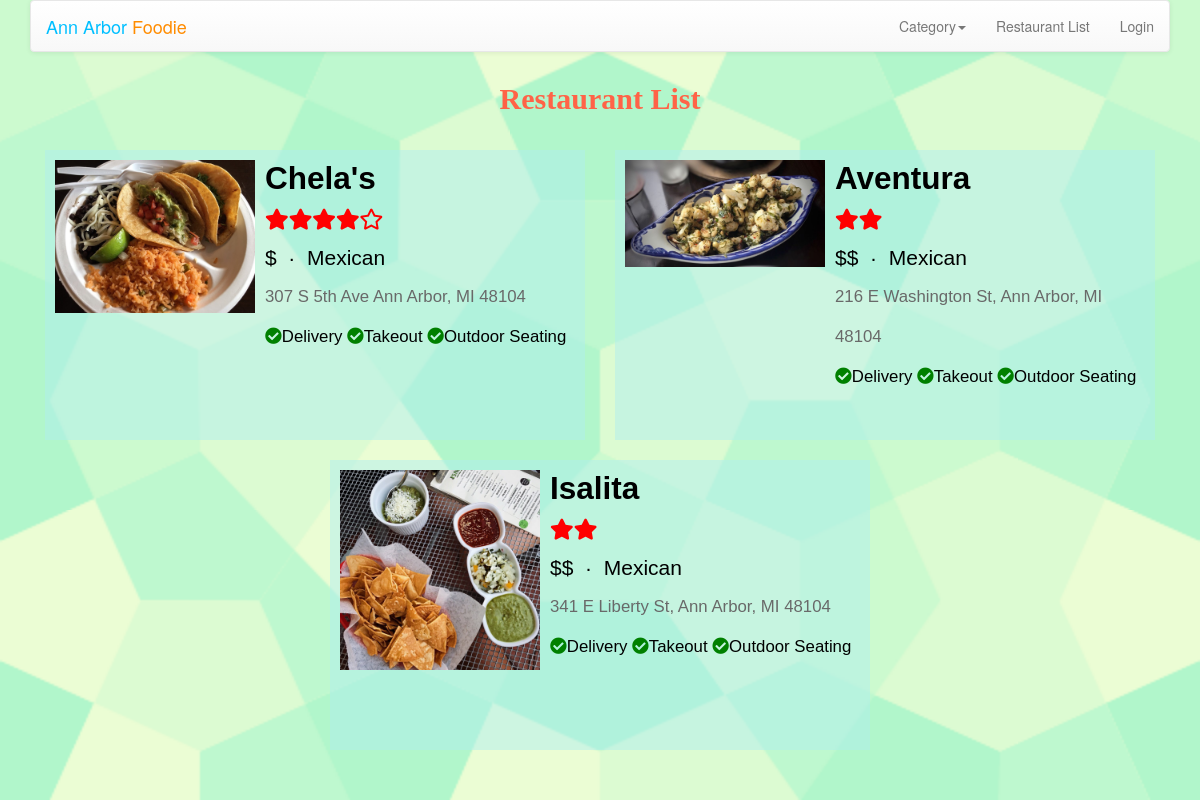
Screenshot of /restaurants/category/Mexican with the database file from the repository.
### restaurants/models.py (models this page shows, shortened)
class Restaurant(models.Model) :
    name = models.CharField(
            max_length=20,
            validators=[MinLengthValidator(2, "Name must be greater than 2 characters")]
    )
    description = models.TextField(null=True, blank=True)
    location = models.CharField(
            max_length=200,
            validators=[MinLengthValidator(2, "Location must be greater than 2 characters")],
            blank=True
    )
    owner = models.ForeignKey(settings.AUTH_USER_MODEL, on_delete=models.CASCADE)
    category = models.ForeignKey(Category, on_delete=models.SET_NULL, null=True, blank=True, related_name='sub_res')
    tag1 = models.ForeignKey(Tag, on_delete=models.SET_NULL, null=True, blank=True, related_name='tag_1')
    tag2 = models.ForeignKey(Tag, on_delete=models.SET_NULL, null=True, blank=True, related_name='tag_2')
    tag3 = models.ForeignKey(Tag, on_delete=models.SET_NULL, null=True, blank=True, related_name='tag_3')
    rating = models.IntegerField(
             validators=[MinValueValidator(0, "rating >= 0"),
             MaxValueValidator(10, "rating <= 10")])
    price = models.ForeignKey(Price, on_delete=models.SET_NULL, null=True, blank=True)
    comments = models.ManyToManyField(settings.AUTH_USER_MODEL,
        through='Comment', related_name='res_comments')
    pic1 = models.ImageField(upload_to='images/')
    pic2 = models.ImageField(upload_to='images/')
    pic3 = models.ImageField(upload_to='images/')
    favorites = models.ManyToManyField(settings.AUTH_USER_MODEL,
        through='Fav', related_name='favorite_restaurants')

class Price(models.Model) :
    value = models.CharField(
            max_length=4,
            validators=[MinLengthValidator(1, "value: $ $$ $$$ $$$$")]
    )
    def __str__(self):
        return self.value

class Category(models.Model) :
    name = models.CharField(
            max_length=200,
            validators=[MinLengthValidator(2, "name must be greater than 2 characters")]
    )
    def __str__(self):
        return self.name

class Tag(models.Model) :
    name = models.CharField(
            max_length=20,
            validators=[MinLengthValidator(2, "name must be greater than 2 characters")]
    )
    def __str__(self):
        return self.name

### restaurants/views.py (the view)
# urls.py: path('category/<category>', views.CatListView.as_view(), name="res_category"),
class CatListView(OwnerListView):
    model = Restaurant
    template_name = "restaurants/res_list.html"
    context_object_name = 'res_list'
    def get_queryset(self):
        self.cat = get_object_or_404(Category, name=self.kwargs['category'])
        return Restaurant.objects.filter(category=self.cat)

### home/context_processors.py (called while the page is built)
def settings(request):
    return {
        'settings': django_settings,
    }

### restaurants/templates/restaurants/res_list.html (shortened to what this page needs)
{% extends "base_menu.html" %}
{% block content %}
<div class="background_settings"></div>
<h1>Restaurant List</h1>
<p>
{% if res_list %}
<ul class="flex-container">
  {% for res in res_list %}
    <li class="flex-item">
        <a href="{% url 'restaurants:res_detail'  res.id %}">
            <img src="{{ res.pic1.url}}" alt="NoImage" class="img_settings">
            <p style="float:left; width:320px; padding-left:10px; padding-top:10px;">
                <span style="font-weight:bold; font-size:1.5em;">{{res.name}}</span><br>
                <span style="color:red;">
                </span><br>
                <span style="color:black;">{{res.price}}&nbsp &middot &nbsp{{res.category}}</span><br>
                <span style="font-size:0.8em; color:dimgrey;">{{res.location}}</span><br>
                <span style="font-size:0.8em; color:black;">
                    {% if res.tag1 %}<i class="fa fa-check-circle" aria-hidden="true" style="color:green;"></i>{{res.tag1}}{% endif %}
                    {% if res.tag2 %}<i class="fa fa-check-circle" aria-hidden="true" style="color:green;"></i>{{res.tag2}}{% endif %}
                    {% if res.tag3 %}<i class="fa fa-check-circle" aria-hidden="true" style="color:green;"></i>{{res.tag3}}{% endif %}
                </span><br>
            </p>
        </a>
    </li>
  {% endfor %}
</ul>
{% else %}
<p style="color:black; font-size: 20px; font-family:Comic Sans MS,Comic Sans,cursive;">
    No Results...
</p>
{% endif %}
</p>
{% endblock %}

### restaurants/templates/restaurants/res_list.html (style rules this page uses)
.background_settings { position:fixed; top: 0; left: 0; width:100%; height:100%; min-width: 1000px; z-index:-10; zoom: 1; background-color: #fff; background: url(../../../../media/images/background_img.png); background-repeat: no-repeat; background-size: cover; -webkit-background-size: cover; -o-background-size: cover; background-position: center 0; }
h1 { font-weight: bold; color: tomato; font-size: 30px; font-family: Comic Sans MS, Comic Sans, cursive; display: block; text-align: center; margin-top: 1em; margin-bottom: 0.5em; }
.flex-container { display: flex; flex-flow: row wrap; justify-content: space-around; padding: 0; margin: 0; list-style: none; }
.flex-item { background: rgba(175, 238, 238, 0.5); width: 540px; height: 290px; margin-top: 20px; color: black; font-family: "Gill Sans", sans-serif; font-size: 1.5em; line-height: 180%; overflow: auto; }
.img_settings { display: block; width:200px; height:auto; float: left; margin-top: 10px; margin-left: 10px; }
a:link { color: black; }

### rows the page displays
Restaurant: pic1 (picture), name "Chela's", price "$", category "Mexican", location "307 S 5th Ave Ann Arbor, MI 48104", tag1 "Delivery", tag2 "Takeout", tag3 "Outdoor Seating"
Restaurant: pic1 (picture), name "Aventura", price "$$", category "Mexican", location "216 E Washington St, Ann Arbor, MI 48104", tag1 "Delivery", tag2 "Takeout", tag3 "Outdoor Seating"
Restaurant: pic1 (picture), name "Isalita", price "$$", category "Mexican", location "341 E Liberty St, Ann Arbor, MI 48104", tag1 "Delivery", tag2 "Takeout", tag3 "Outdoor Seating"
